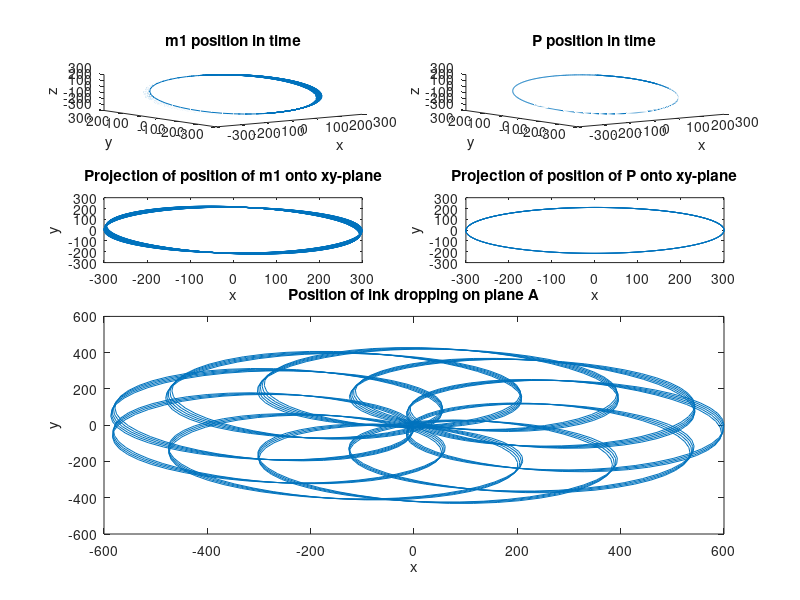

The MATLAB source for this figure:
deltaT = 0.01;
endTime = 20;
timeMultiplier = 100;

l1 = 300;
l2 = 300;
l3 = 300; % This only scales things, so not really a parameter

g = 9.81;

harmonic = 10
harmonicDifference = 1  /10

% Initial Conditions
theta1S0 = pi/2;
thetaDot1S0 = harmonic;
phi1S0 = 0
phiDot1S0 = harmonic;

theta2S0 = -pi/2;
thetaDot2S0 = harmonic*harmonicDifference;
phi2S0 = 0;
phiDot2S0 = harmonic*harmonicDifference;


% Finding Constants from IC
A1 = sin(theta1S0)^2*phiDot1S0
A2 = sin(theta2S0)^2*phiDot2S0

% l1 = A2/A1
% l2 = 10

tVals = 0:deltaT:endTime;

theta1S1 = theta1S0 + deltaT*thetaDot1S0 + 1/2*deltaT^2*(cos(theta1S0)/sin(theta1S0)^3*A1^2-g/l1*sin(theta1S0));
theta1Vals = [theta1S0, theta1S1]

phi1S1 = phi1S0+deltaT*A1/sin(theta1S0)^2;
phi1Vals = [phi1S0, phi1S1]

theta2S1 = theta2S0 + deltaT*thetaDot2S0 + 1/2*deltaT^2*(cos(theta2S0)/sin(theta2S0)^3*A2^2-g/l2*sin(theta2S0));
theta2Vals = [theta2S0, theta2S1]

phi2S1 = phi2S0+deltaT*A2/sin(theta2S0)^2;
phi2Vals = [phi2S0, phi2S1]


for i=3:endTime/deltaT+1
    theta1Vals(i) = 2*theta1Vals(i-1)-theta1Vals(i-2)+(deltaT)^2*(cos(theta1Vals(i-1))/(sin(theta1Vals(i-1)))^3*A1^2 - g/l1*sin(theta1Vals(i-1)));
    phi1Vals(i) = phi1Vals(i-1) + deltaT*A1/sin(theta1Vals(i-1))^2;
    
    theta2Vals(i) = 2*theta2Vals(i-1)-theta2Vals(i-2)+(deltaT)^2*(cos(theta2Vals(i-1))/(sin(theta2Vals(i-1)))^3*A2^2 - g/l2*sin(theta2Vals(i-1)));
    phi2Vals(i) = phi2Vals(i-1) + deltaT*A2/sin(theta2Vals(i-1))^2;
end


x1Vals = l1*sin(theta1Vals).*cos(phi1Vals);
y1Vals = l1*sin(theta1Vals).*sin(phi1Vals);
z1Vals = -l1*cos(theta1Vals);

pxVals = -l3*sin(theta2Vals).*cos(phi2Vals);
pyVals = -l3*sin(theta2Vals).*sin(phi2Vals);
pzVals = l3*cos(theta2Vals);


xpVals = x1Vals+pxVals;
ypVals = y1Vals+pyVals;

xpVals(:)
ypVals(:)


% Plotting
subplot(4, 2, 1);
plot3(x1Vals, y1Vals, z1Vals);
xlabel('x') 
ylabel('y') 
zlabel('z')
title('m1 position in time')

subplot(4, 2, 2);
plot3(pxVals, pyVals, pzVals);
xlabel('x') 
ylabel('y') 
zlabel('z')
title('P position in time')

subplot(4, 2, 3);
plot(x1Vals, y1Vals);
xlabel('x') 
ylabel('y') 
zlabel('z')
title('Projection of position of m1 onto xy-plane')

subplot(4, 2, 4);
plot(pxVals, pyVals);
xlabel('x') 
ylabel('y') 
title('Projection of position of P onto xy-plane')

subplot(4, 2, [5 8]);
plot(xpVals, ypVals);
xlabel('x') 
ylabel('y') 
title('Position of ink dropping on plane A')


% plot(xpVals, ypVals);
% % xlabel('x') 
% % ylabel('y') 
% % title('Position of ink dropping on plane A')
% set(gca,'visible','off')





